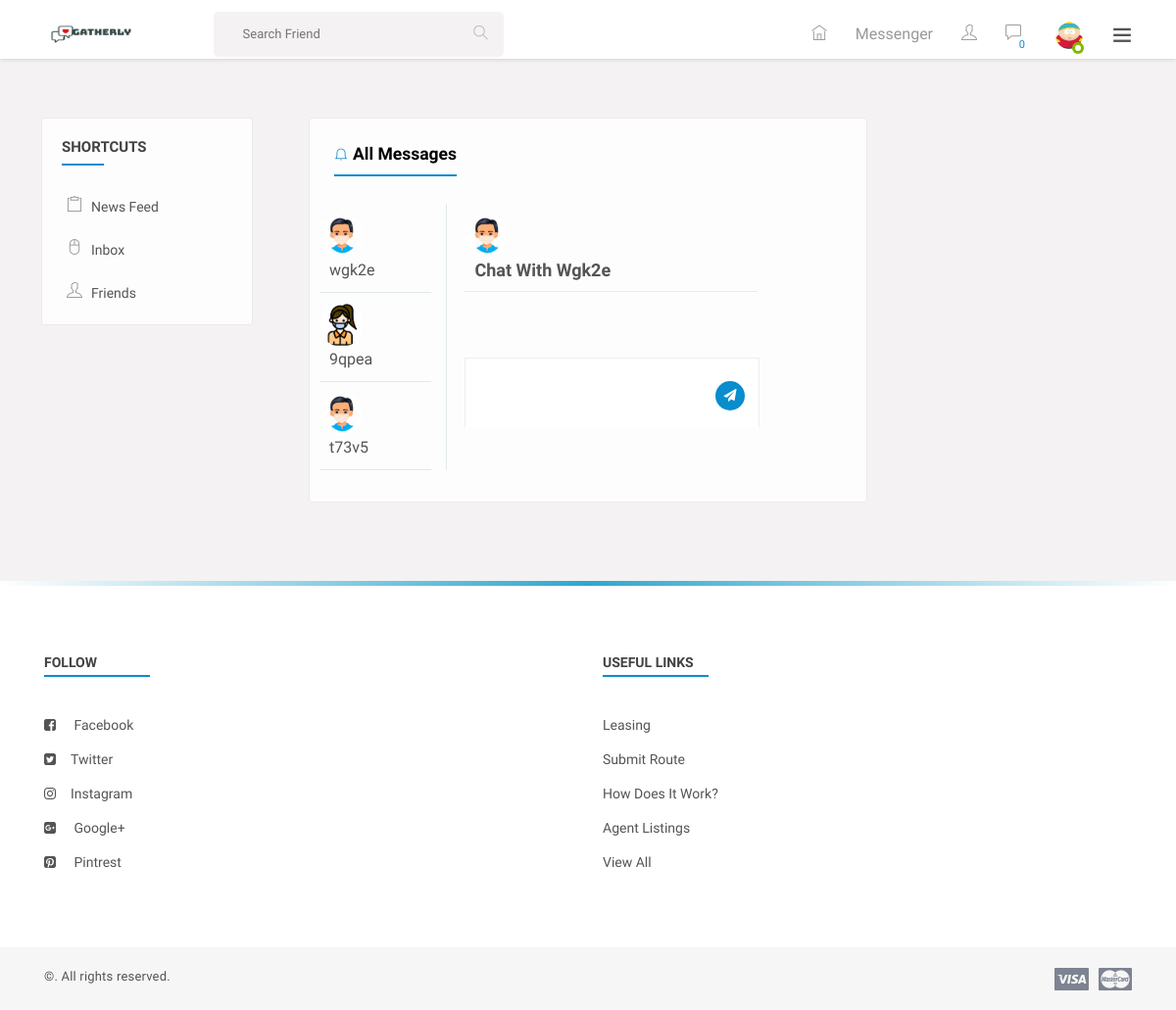
/messages/wgk2e (signed in), run on the app's committed database.
### accounts/models.py (models this page shows, shortened)
class User(AbstractUser):
    username = models.CharField(
        'username',
        max_length=50,
        unique=True,
        help_text='Required. 50 characters or fewer. Letters, digits and @/./+/-/_ only.',
        error_messages={
            'unique': "A user with that username already exists.",
        },
    )
    email = models.EmailField(unique=True, blank=False,
                              error_messages={
                                  'unique': "A user with that email already exists.",
                              })
    gender = models.CharField(max_length=20)
    status = models.BooleanField(default=False)
    about = models.TextField(blank=True)
    USERNAME_FIELD = "email"
    REQUIRED_FIELDS = ["username", "gender"]

### userprofile/models.py (models this page shows)
class Profile(models.Model):
    user = models.OneToOneField(User, on_delete=models.DO_NOTHING, related_name='profile')
    profile_image = models.ImageField(upload_to='avatars', default='avatars/guest.png')
    cover_image = models.ImageField(upload_to='avatars', default='avatars/cover.png')
    phone = models.CharField(max_length=20, blank=True)
    city = models.CharField(max_length=20, blank=True)
    country = models.CharField(max_length=20, blank=True)

### friends/models.py (models this page shows)
class Friend(models.Model):
    user = models.ForeignKey(User, on_delete=models.CASCADE)  # who sent the request
    friend = models.ForeignKey(User, on_delete=models.CASCADE, related_name='friends')  # who will receive the request
    status = models.CharField(max_length=20, default='requested')
    created_at = models.DateTimeField(default=now)

### communications/views.py (the view)
# urls.py: path('<slug:friend>', messages_with_one_friend, name="messages-with-one-friend"),
@login_required(login_url=reverse_lazy("accounts:login"))
def messages_with_one_friend(request, friend):
    if request.user.username == friend:
        return redirect(reverse_lazy('communications:all-messages'))
    try:
        if not User.objects.get(username=friend):
            return redirect(reverse_lazy('communications:all-messages'))
    except:
        return redirect(reverse_lazy('communications:all-messages'))
    friends_one = Friend.objects.filter(friend=request.user, status='friend')
    friends_two = Friend.objects.filter(user=request.user, status='friend')
    friends = friends_one | friends_two
    friend_user = User.objects.get(username=friend)
    return render(request, "communications/friend-messages.html", {
        'friends': friends,
        'friend_user': friend_user,
        'friend_name_json': mark_safe(json.dumps(friend)),
        'username': mark_safe(json.dumps(request.user.username)),
    })

### templates/communications/friend-messages.html (shortened to what this page needs)
{% extends 'base.html' %}
{% load static %}
{% block content %}
    <section>
        <div class="gap gray-bg">
            <div class="container-fluid">
                <div class="row">
                    <div class="col-lg-12">
                        <div class="row" id="page-contents">
                            <div class="col-lg-3">
                                <aside class="sidebar static">
                                    <div class="widget stick-widget">
                                        <h4 class="widget-title">Shortcuts</h4>
                                        <ul class="naves">
                                            <li>
                                                <i class="ti-clipboard"></i>
                                                <a href="{% url 'core:home' %}" title="">News feed</a>
                                            </li>
                                            <li>
                                                <i class="ti-mouse-alt"></i>
                                                <a href="inbox.html" title="">Inbox</a>
                                            </li>
                                            <li>
                                                <i class="ti-user"></i>
                                                <a href="timeline-friends.html" title="">friends</a>
                                            </li>
                                        </ul>
                                    </div>
                                </aside>
                            </div>
                            <div class="col-lg-6">
                                <div class="central-meta">
                                    <div class="messages" id="messages">
                                        <h5 class="f-title"><i class="ti-bell"></i>All Messages </h5>
                                        <div class="message-box row">
                                            <ul class="peoples col-md-3">
                                                {% for friend in friends %}
                                                    <li>
                                                        <figure>
                                                            {% if friend.user.username == request.user.username %}
                                                                {% if friend.friend.gender == 'male' %}
                                                                    <img src="{% static 'images/male.jpg' %}" alt="male">
                                                                {% else %}
                                                                    <img src="{% static 'images/female.png' %}" alt="female">
                                                                {% endif %}
                                                            {% else %}
                                                                {% if friend.user.gender == 'male' %}
                                                                    <img src="{% static 'images/male.jpg' %}" alt="male">
                                                                {% else %}
                                                                    <img src="{% static 'images/female.png' %}" alt="female">
                                                                {% endif %}
                                                            {% endif %}
                                                        </figure>
                                                        <div class="people-name">
                                                            {% if friend.user.username == request.user.username %}
                                                                <a href="{% url 'communications:messages-with-one-friend' friend.friend.username %}">{{ friend.friend.username }}</a>
                                                            {% else %}
                                                                <a href="{% url 'communications:messages-with-one-friend' friend.user.username %}">{{ friend.user.username }}</a>
                                                            {% endif %}
                                                        </div>
                                                    </li>
                                                {% endfor %}
                                            </ul>
                                            <div class="peoples-mesg-box col-md-9">
                                                <div class="conversation-head">
                                                    <figure>
                                                        {% if friend_user.gender == 'male' %}
                                                            <img src="{% static 'images/male.jpg' %}" alt="male">
                                                        {% else %}
                                                            <img src="{% static 'images/female.png' %}" alt="female">
                                                        {% endif %}
                                                    </figure>
                                                    <span>Chat with {{ friend_name_json|slice:"1:-1" }}</span>
                                                </div>
                                                <ul class="chatting-area">
                                                </ul>
                                                <div class="message-text-container">
                                                    <form onsubmit="return false;">
                                                        <textarea id="chat-message-input"></textarea>
                                                        <button title="send" id="chat-message-submit"><i class="fa fa-paper-plane"></i></button>
                                                    </form>
                                                </div>
                                            </div>
                                        </div>
                                    </div>
                                </div>
                            </div>
                            <div class="col-lg-3">
                            </div>
                        </div>
                    </div>
                </div>
            </div>
        </div>
    </section>
{% endblock %}

### templates/base.html (shortened to what this page needs)
{% load static %}
<!DOCTYPE html>
<html lang="en">
<head>
    {% include 'includes/stylesheets.html' %}
</head>
<body>
<div class="theme-layout">
    <div class="topbar stick">
        <div class="logo">
            <a title="" href="/"><img src="{% static 'images/logo.png' %}" alt="" style="height: 70px; width: 90px"></a>
        </div>
        <div class="top-area">
            <div class="top-search">
                <form method="post" class="">
                    <input type="text" placeholder="Search Friend">
                    <button data-ripple><i class="ti-search"></i></button>
                </form>
            </div>
            <ul class="setting-area">
                <li><a href="{% url 'core:home' %}" title="Home" data-ripple=""><i class="ti-home"></i></a></li>
                <li><a href="{% url 'communications:all-messages' %}" class="link">Messenger</a></li>
                <li>
                    <a href="#" title="Notification" data-ripple="">
                        <i class="ti-user"></i>
                    </a>
                </li>
                <li>
                    <a href="#" title="Messages" data-ripple=""><i class="ti-comment"></i><span id="total-like-comment-notifications">0</span></a>
                </li>
            </ul>
            <div class="user-img">
                <img src="{{ request.user.profile.profile_image.url }}" alt="" style="height: 40px; width: 40px;">
                <span class="status f-online"></span>
            </div>
            <span class="ti-menu main-menu" data-ripple=""></span>
        </div>
    </div>
    {% block content %}{% endblock %}
    <footer>
        <div class="container">
            <div class="row">
                <div class="col-lg-6 col-md-4">
                    <div class="widget">
                        <div class="widget-title"><h4>follow</h4></div>
                        <ul class="list-style">
                            <li><i class="fa fa-facebook-square"></i> <a href="https://web.facebook.com/shopcircut/" title="">facebook</a></li>
                            <li><i class="fa fa-twitter-square"></i><a href="https://twitter.com/login?lang=en" title="">twitter</a></li>
                            <li><i class="fa fa-instagram"></i><a href="https://www.instagram.com/?hl=en" title="">instagram</a></li>
                            <li><i class="fa fa-google-plus-square"></i> <a href="https://plus.google.com/discover" title="">Google+</a></li>
                            <li><i class="fa fa-pinterest-square"></i> <a href="https://www.pinterest.com/" title="">Pintrest</a></li>
                        </ul>
                    </div>
                </div>
                <div class="col-lg-6 col-md-4">
                    <div class="widget">
                        <div class="widget-title"><h4>useful links</h4></div>
                        <ul class="list-style">
                            <li><a href="#" title="">leasing</a></li>
                            <li><a href="#" title="">submit route</a></li>
                            <li><a href="#" title="">how does it work?</a></li>
                            <li><a href="#" title="">agent listings</a></li>
                            <li><a href="#" title="">view All</a></li>
                        </ul>
                    </div>
                </div>
            </div>
        </div>
    </footer>
    <div class="bottombar">
        <div class="container">
            <div class="row">
                <div class="col-md-12">
                    <span class="copyright">©. All rights reserved.</span>
                    <i><img src="images/credit-cards.png" alt=""></i>
                </div>
            </div>
        </div>
    </div>
</div>
</body>
</html>

### data on the page
User: user.profile.profile_image (picture)
Friend: user.username "wgk2e"
Friend: user.username "9qpea"
Friend: friend.username "t73v5"
User: username "Wgk2e"
